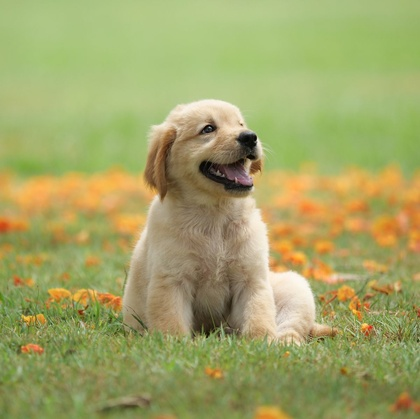
%> input picture Codes/DAY-02/puppyyyyyyy.jpg, 420 x 419 px, shrunk from 1200 x 1197 before the run
$ octave task0204.m   (GNU Octave 9; MATLAB toolbox functions it lacks are replaced by stand-ins)
%> lines starting %> are read from the running program, lines starting %| are printed output that depends on the picture; in (x1, y1, x2, y2) boxes, pixels count from 0 and x2, y2 are one past the last pixel; in counts of white or black regions, pixels touching at a corner belong together; the program's own positions count from 1
% To convert grayscale to black and white
img = imread("puppyyyyyyy.jpg");
%> img is the input picture: size 419x420x3 uint8; mean R, G, B 161.9, 164.3, 102.4
imshow(img, [])

redChannel = img(:,:,1);
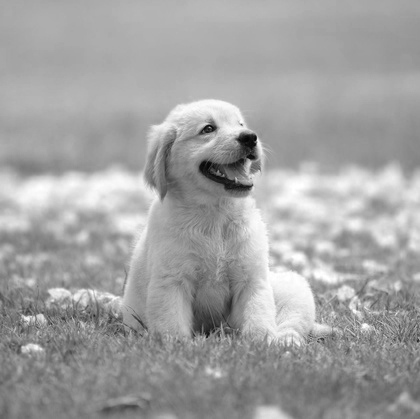
%> redChannel: size 419x420 uint8; min 4, max 255, mean 161.9
greenChannel = img(:,:,2);
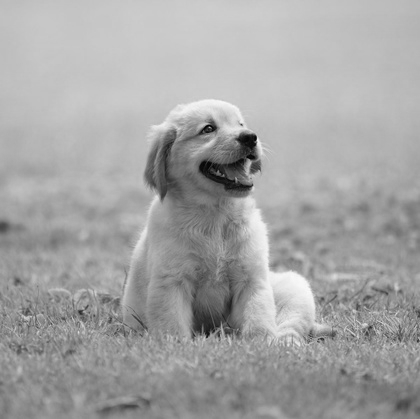
%> greenChannel: size 419x420 uint8; min 1, max 250, mean 164.3
blueChannel = img(:,:,3);
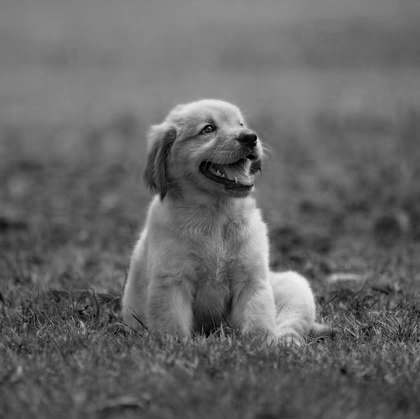
%> blueChannel: size 419x420 uint8; min 0, max 242, mean 102.4

[imgHeight, imgLength] = size(redChannel);
%> imgHeight = 419; imgLength = 420

grayscaleChannel = zeros(imgHeight, imgLength);
blackwhiteChannel = zeros(imgHeight, imgLength);


% For grayscale conversion
for i = 1:imgHeight
    for j = 1:imgLength
        grayscaleValue = 0.2989 * redChannel(i,j) + 0.5870 * greenChannel(i,j) + 0.1140 * blueChannel(i,j);
        grayscaleChannel(i, j) = grayscaleValue;
    end
end

% For black and white conversion
for i = 1:imgHeight
    for j = 1:imgLength
        if grayscaleChannel(i, j) < 140
            blackwhiteChannel(i, j) = 0;
        else
            blackwhiteChannel(i, j) = 1;
        end
    end
end
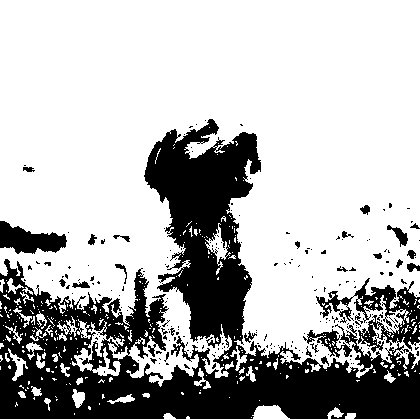
%> blackwhiteChannel: size 419x420 double; values 0 (black) and 1 (white), 71.2% white; 222 black regions (195 under 20 px), largest, box (x1, y1, x2, y2) and area: (0, 119, 420, 419) 47072, (0, 221, 67, 254) 1319, (303, 329, 352, 358) 449

%fprintf('Grayscale Channel:\n');
%grayscaleChannel

imshow(blackwhiteChannel, [])
imwrite(blackwhiteChannel, 'puppy_blackandwhite.jpg');
